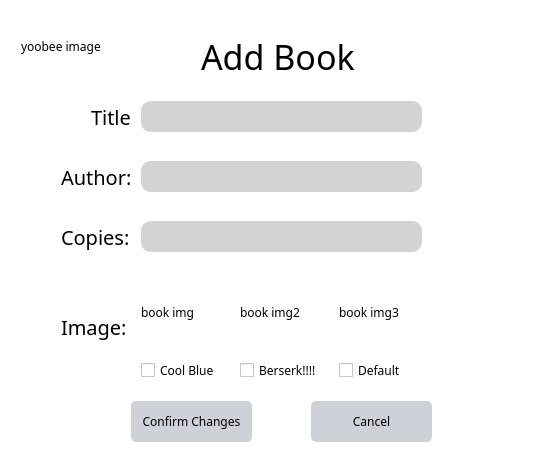
<?xml version="1.0" encoding="UTF-8"?>
<ui version="4.0">
 <class>adminaddbook</class>
 <widget class="QDialog" name="adminaddbook">
  <property name="geometry">
   <rect>
    <x>0</x>
    <y>0</y>
    <width>549</width>
    <height>460</height>
   </rect>
  </property>
  <property name="windowTitle">
   <string>Yoobee Library System | Admin | Add a book</string>
  </property>
  <property name="windowIcon">
   <iconset resource="images.qrc">
    <normaloff>:/images/favicon.ico</normaloff>:/images/favicon.ico</iconset>
  </property>
  <property name="styleSheet">
   <string notr="true">background-color: white;</string>
  </property>
  <layout class="QVBoxLayout" name="verticalLayout">
   <item>
    <widget class="QFrame" name="gridFrame_2">
     <property name="styleSheet">
      <string notr="true">*{
background: rgb(255, 255, 255);
fontsize: 15px;
font-family: Century Gothic, sans-serif;
}

QFrame{
border: solid 10px rgba(0, 0, 0);
}

QLineEdit{
color: #8d98a1;
background-color: #d3d3d3;
font-size: 18px;
border-style: outset;
border-radius: 10px;
}
QPushButton{
background: #ced1d8;
border-style: outset;
border-radius: 5px;
}
QPushButton:pressed{
background-color: rgb(77, 77, 77);
border-style: inset;
}
</string>
     </property>
     <widget class="QPushButton" name="back">
      <property name="geometry">
       <rect>
        <x>640</x>
        <y>40</y>
        <width>111</width>
        <height>41</height>
       </rect>
      </property>
      <property name="styleSheet">
       <string notr="true">background-color: rgb(255, 255, 255);

border-width: 1px;

border-color: black;

border-radius: 10px;

border-style: outset;

font: 14px;

padding:2px;</string>
      </property>
      <property name="text">
       <string>Back</string>
      </property>
     </widget>
     <widget class="QLabel" name="label_4">
      <property name="geometry">
       <rect>
        <x>50</x>
        <y>150</y>
        <width>71</width>
        <height>31</height>
       </rect>
      </property>
      <property name="styleSheet">
       <string notr="true">font-size: 20px</string>
      </property>
      <property name="text">
       <string>Author:</string>
      </property>
     </widget>
     <widget class="QLabel" name="label">
      <property name="geometry">
       <rect>
        <x>190</x>
        <y>20</y>
        <width>161</width>
        <height>51</height>
       </rect>
      </property>
      <property name="styleSheet">
       <string notr="true">font-size: 34px</string>
      </property>
      <property name="text">
       <string>Add Book</string>
      </property>
     </widget>
     <widget class="QPushButton" name="canceladd">
      <property name="geometry">
       <rect>
        <x>300</x>
        <y>390</y>
        <width>121</width>
        <height>41</height>
       </rect>
      </property>
      <property name="text">
       <string>Cancel</string>
      </property>
     </widget>
     <widget class="QLabel" name="label_3">
      <property name="geometry">
       <rect>
        <x>80</x>
        <y>90</y>
        <width>41</width>
        <height>31</height>
       </rect>
      </property>
      <property name="styleSheet">
       <string notr="true">font-size: 20px</string>
      </property>
      <property name="text">
       <string>Title:</string>
      </property>
     </widget>
     <widget class="QPushButton" name="confirmadd">
      <property name="geometry">
       <rect>
        <x>120</x>
        <y>390</y>
        <width>121</width>
        <height>41</height>
       </rect>
      </property>
      <property name="text">
       <string>Confirm Changes</string>
      </property>
     </widget>
     <widget class="QLabel" name="label_5">
      <property name="geometry">
       <rect>
        <x>50</x>
        <y>300</y>
        <width>71</width>
        <height>31</height>
       </rect>
      </property>
      <property name="styleSheet">
       <string notr="true">font-size: 20px</string>
      </property>
      <property name="text">
       <string>Image:</string>
      </property>
     </widget>
     <widget class="QLineEdit" name="book_name_label">
      <property name="geometry">
       <rect>
        <x>130</x>
        <y>90</y>
        <width>281</width>
        <height>31</height>
       </rect>
      </property>
     </widget>
     <widget class="QLineEdit" name="book_author_label">
      <property name="geometry">
       <rect>
        <x>130</x>
        <y>150</y>
        <width>281</width>
        <height>31</height>
       </rect>
      </property>
     </widget>
     <widget class="QLabel" name="img">
      <property name="geometry">
       <rect>
        <x>10</x>
        <y>10</y>
        <width>161</width>
        <height>51</height>
       </rect>
      </property>
      <property name="text">
       <string>yoobee image</string>
      </property>
     </widget>
     <widget class="QLabel" name="label_6">
      <property name="geometry">
       <rect>
        <x>50</x>
        <y>210</y>
        <width>71</width>
        <height>31</height>
       </rect>
      </property>
      <property name="styleSheet">
       <string notr="true">font-size: 20px</string>
      </property>
      <property name="text">
       <string>Copies:</string>
      </property>
     </widget>
     <widget class="QLineEdit" name="book_copies_label">
      <property name="geometry">
       <rect>
        <x>130</x>
        <y>210</y>
        <width>281</width>
        <height>31</height>
       </rect>
      </property>
     </widget>
     <widget class="QWidget" name="gridLayoutWidget">
      <property name="geometry">
       <rect>
        <x>130</x>
        <y>260</y>
        <width>291</width>
        <height>111</height>
       </rect>
      </property>
      <layout class="QGridLayout" name="gridLayout">
       <item row="1" column="0">
        <widget class="QCheckBox" name="bookone">
         <property name="text">
          <string>Cool Blue</string>
         </property>
        </widget>
       </item>
       <item row="1" column="1">
        <widget class="QCheckBox" name="booktwo">
         <property name="text">
          <string>Berserk!!!!</string>
         </property>
        </widget>
       </item>
       <item row="1" column="2">
        <widget class="QCheckBox" name="bookthree">
         <property name="text">
          <string>Default</string>
         </property>
        </widget>
       </item>
       <item row="0" column="0">
        <widget class="QLabel" name="book1">
         <property name="text">
          <string>book img</string>
         </property>
         <property name="scaledContents">
          <bool>true</bool>
         </property>
        </widget>
       </item>
       <item row="0" column="1">
        <widget class="QLabel" name="book2">
         <property name="text">
          <string>book img2</string>
         </property>
        </widget>
       </item>
       <item row="0" column="2">
        <widget class="QLabel" name="book3">
         <property name="text">
          <string>book img3</string>
         </property>
        </widget>
       </item>
      </layout>
     </widget>
    </widget>
   </item>
  </layout>
 </widget>
 <resources>
  <include location="images.qrc"/>
 </resources>
 <connections/>
</ui>
